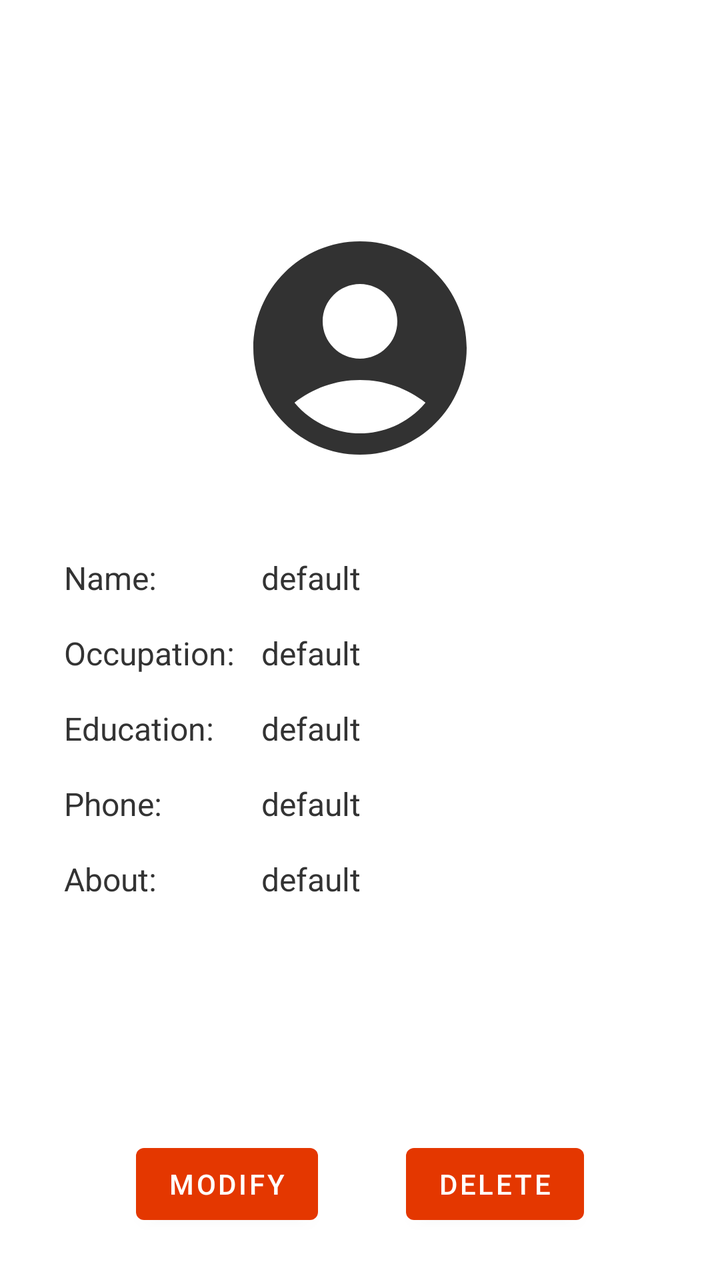
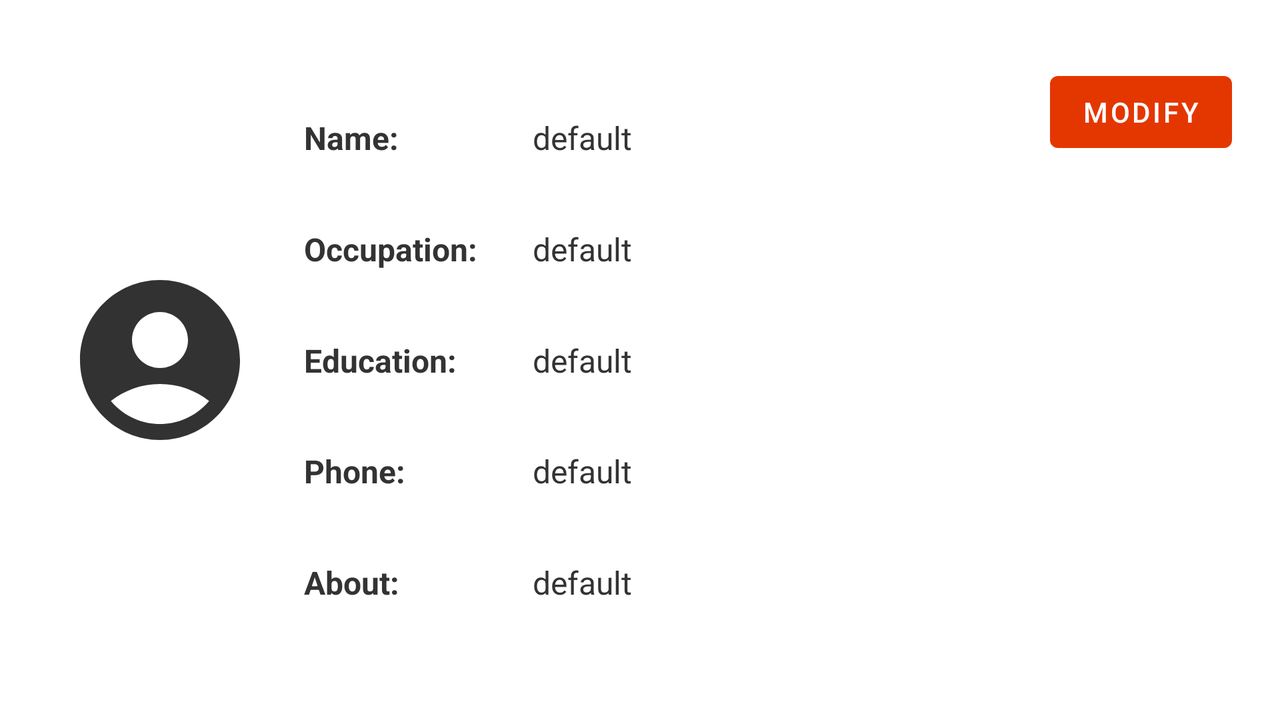

First picture: res/layout/ on a phone held upright. Second picture: the repository's own variant of that layout, on a device whose configuration matches the variant's folder. Source for both follows.
<!-- AndroidManifest.xml: application theme Theme.CrudProject -->
<!-- res/layout/fragment_user_info.xml -->
<?xml version="1.0" encoding="utf-8"?>
<androidx.constraintlayout.widget.ConstraintLayout xmlns:android="http://schemas.android.com/apk/res/android"
    xmlns:app="http://schemas.android.com/apk/res-auto"
    xmlns:tools="http://schemas.android.com/tools"
    android:id="@+id/userinfo_root_layout"
    android:layout_width="match_parent"
    android:layout_height="match_parent"
    android:background="@color/white"
    tools:context=".ui.UserInfoFragment">

    <Button
        android:id="@+id/userinfo_edit_button"
        android:layout_width="wrap_content"
        android:layout_height="wrap_content"
        android:layout_marginStart="24dp"
        android:layout_marginBottom="24dp"
        android:text="@string/modify"
        app:icon="@drawable/ic_baseline_edit_24"
        app:layout_constraintBottom_toBottomOf="parent"
        app:layout_constraintEnd_toStartOf="@+id/userinfo_delete_button"
        app:layout_constraintStart_toStartOf="parent" />

    <Button
        android:id="@+id/userinfo_delete_button"
        android:layout_width="wrap_content"
        android:layout_height="wrap_content"
        android:layout_marginEnd="24dp"
        android:layout_marginBottom="24dp"
        android:text="@string/delete"
        app:icon="@drawable/ic_baseline_delete_forever_24"
        app:layout_constraintBottom_toBottomOf="parent"
        app:layout_constraintEnd_toEndOf="parent"
        app:layout_constraintStart_toEndOf="@+id/userinfo_edit_button" />

    <androidx.constraintlayout.widget.ConstraintLayout
        android:id="@+id/userinfo_content"
        android:layout_width="0dp"
        android:layout_height="wrap_content"
        android:padding="32dp"
        app:layout_constraintBottom_toTopOf="@+id/userinfo_edit_button"
        app:layout_constraintEnd_toEndOf="parent"
        app:layout_constraintStart_toStartOf="parent"
        app:layout_constraintTop_toTopOf="parent">

        <ImageView
            android:id="@+id/imageView3"
            android:layout_width="128dp"
            android:layout_height="128dp"
            android:src="@drawable/ic_baseline_account_circle_24"
            app:layout_constraintEnd_toEndOf="parent"
            app:layout_constraintStart_toStartOf="parent"
            app:layout_constraintTop_toTopOf="parent" />


        <LinearLayout
            android:id="@+id/userinfo_name_layout"
            android:layout_width="0dp"
            android:layout_height="wrap_content"
            android:layout_marginTop="32dp"
            android:orientation="horizontal"
            android:paddingTop="8dp"
            android:paddingBottom="8dp"
            android:weightSum="3"
            app:layout_constraintEnd_toEndOf="parent"
            app:layout_constraintStart_toStartOf="parent"
            app:layout_constraintTop_toBottomOf="@+id/imageView3">

            <TextView
                android:id="@+id/userinfo_name_label"
                android:layout_width="0dp"
                android:layout_height="wrap_content"
                android:layout_weight="1"
                android:text="@string/name"
                android:textAppearance="@style/TextNormal_16pt" />

            <TextView
                android:id="@+id/userinfo_name_textview"
                android:layout_width="0dp"
                android:layout_height="wrap_content"
                android:layout_weight="2"
                android:text="@string/default_field"
                android:textAppearance="@style/TextNormal_16pt" />
        </LinearLayout>

        <LinearLayout
            android:id="@+id/userinfo_occupation_layout"
            android:layout_width="0dp"
            android:layout_height="wrap_content"
            android:orientation="horizontal"
            android:paddingTop="8dp"
            android:paddingBottom="8dp"
            android:weightSum="3"
            app:layout_constraintEnd_toEndOf="parent"
            app:layout_constraintStart_toStartOf="parent"
            app:layout_constraintTop_toBottomOf="@+id/userinfo_name_layout">

            <TextView
                android:id="@+id/userinfo_occupation_label"
                android:layout_width="0dp"
                android:layout_height="wrap_content"
                android:layout_weight="1"
                android:text="@string/occupation"
                android:textAppearance="@style/TextNormal_16pt" />

            <TextView
                android:id="@+id/userinfo_occupation_textview"
                android:layout_width="0dp"
                android:layout_height="wrap_content"
                android:layout_weight="2"
                android:text="@string/default_field"
                android:textAppearance="@style/TextNormal_16pt" />
        </LinearLayout>

        <LinearLayout
            android:id="@+id/userinfo_education_layout"
            android:layout_width="0dp"
            android:layout_height="wrap_content"
            android:orientation="horizontal"
            android:paddingTop="8dp"
            android:paddingBottom="8dp"
            android:weightSum="3"
            app:layout_constraintEnd_toEndOf="parent"
            app:layout_constraintStart_toStartOf="parent"
            app:layout_constraintTop_toBottomOf="@id/userinfo_occupation_layout">

            <TextView
                android:id="@+id/userinfo_education_label"
                android:layout_width="0dp"
                android:layout_height="wrap_content"
                android:layout_weight="1"
                android:text="@string/education"
                android:textAppearance="@style/TextNormal_16pt" />

            <TextView
                android:id="@+id/userinfo_education_textview"
                android:layout_width="0dp"
                android:layout_height="wrap_content"
                android:layout_weight="2"
                android:text="@string/default_field"
                android:textAppearance="@style/TextNormal_16pt" />
        </LinearLayout>

        <LinearLayout
            android:id="@+id/userinfo_phone_layout"
            android:layout_width="0dp"
            android:layout_height="wrap_content"
            android:orientation="horizontal"
            android:paddingTop="8dp"
            android:paddingBottom="8dp"
            android:weightSum="3"
            app:layout_constraintEnd_toEndOf="parent"
            app:layout_constraintStart_toStartOf="parent"
            app:layout_constraintTop_toBottomOf="@id/userinfo_education_layout">

            <TextView
                android:id="@+id/userinfo_phone_label"
                android:layout_width="0dp"
                android:layout_height="wrap_content"
                android:layout_weight="1"
                android:text="@string/phone"
                android:textAppearance="@style/TextNormal_16pt" />

            <TextView
                android:id="@+id/userinfo_phone_textview"
                android:layout_width="0dp"
                android:layout_height="wrap_content"
                android:layout_weight="2"
                android:text="@string/default_field"
                android:textAppearance="@style/TextNormal_16pt" />
        </LinearLayout>

        <LinearLayout
            android:id="@+id/userinfo_about_layout"
            android:layout_width="0dp"
            android:layout_height="wrap_content"
            android:orientation="horizontal"
            android:paddingTop="8dp"
            android:paddingBottom="8dp"
            android:weightSum="3"
            app:layout_constraintEnd_toEndOf="parent"
            app:layout_constraintStart_toStartOf="parent"
            app:layout_constraintTop_toBottomOf="@id/userinfo_phone_layout">

            <TextView
                android:id="@+id/userinfo_about_label"
                android:layout_width="0dp"
                android:layout_height="wrap_content"
                android:layout_weight="1"
                android:text="@string/about"
                android:textAppearance="@style/TextNormal_16pt" />

            <TextView
                android:id="@+id/userinfo_about_textview"
                android:layout_width="0dp"
                android:layout_height="wrap_content"
                android:layout_weight="2"
                android:text="@string/default_field"
                android:textAppearance="@style/TextNormal_16pt" />
        </LinearLayout>

    </androidx.constraintlayout.widget.ConstraintLayout>
</androidx.constraintlayout.widget.ConstraintLayout>
<!-- resources referenced by this layout -->
<resources>
  <color name="white">#FFFFFFFF</color>
  <!-- drawable ic_baseline_account_circle_24 (drawable) -->
  <vector android:height="48dp" android:tint="#323232"
      android:viewportHeight="24" android:viewportWidth="24"
      android:width="48dp" xmlns:android="http://schemas.android.com/apk/res/android">
      <path android:fillColor="@android:color/white" android:pathData="M12,2C6.48,2 2,6.48 2,12s4.48,10 10,10s10,-4.48 10,-10S17.52,2 12,2zM12,6c1.93,0 3.5,1.57 3.5,3.5S13.93,13 12,13s-3.5,-1.57 -3.5,-3.5S10.07,6 12,6zM12,20c-2.03,0 -4.43,-0.82 -6.14,-2.88C7.55,15.8 9.68,15 12,15s4.45,0.8 6.14,2.12C16.43,19.18 14.03,20 12,20z"/>
  </vector>
  <string name="about">About:</string>
  <string name="default_field">default</string>
  <string name="delete">Delete</string>
  <string name="education">Education:</string>
  <string name="modify">Modify</string>
  <string name="name">Name:</string>
  <string name="occupation">Occupation:</string>
  <string name="phone">Phone:</string>
  <style name="TextNormal_16pt" parent="TextAppearance.AppCompat">
          <item name="android:textColor">@color/dark_grey</item>
          <item name="android:textSize">16sp</item>
  
      </style>
  <style name="Theme.CrudProject" parent="Theme.MaterialComponents.DayNight.DarkActionBar">
          
          <item name="colorPrimary">@color/red</item>
          <item name="colorPrimaryVariant">@color/dark_red</item>
          <item name="colorOnPrimary">@color/white</item>
          
          <item name="colorSecondary">@color/red</item>
          <item name="colorSecondaryVariant">@color/dark_red</item>
          <item name="colorOnSecondary">@color/white</item>
          
          <item name="android:statusBarColor" tools:targetApi="l">?attr/colorPrimaryVariant</item>
          
          <item name="colorContainer">@color/white</item>
          <item name="android:navigationBarColor">?attr/colorPrimaryVariant</item>
      </style>
  <color name="dark_grey">#FF333333</color>
  <color name="red">#FFE43700</color>
  <color name="dark_red">#FFD43700</color>
</resources>
<!-- res/layout-land/fragment_user_info.xml (the repository's variant of the layout above) -->
<!-- drawn on the phone turned sideways -->
<?xml version="1.0" encoding="utf-8"?>
<androidx.constraintlayout.widget.ConstraintLayout xmlns:android="http://schemas.android.com/apk/res/android"
    xmlns:app="http://schemas.android.com/apk/res-auto"
    xmlns:tools="http://schemas.android.com/tools"
    android:id="@+id/userinfo_root_layout"
    android:layout_width="match_parent"
    android:layout_height="match_parent"
    android:background="@color/white"
    tools:context=".ui.UserInfoFragment">

    <Button
        android:id="@+id/userinfo_edit_button"
        android:layout_width="wrap_content"
        android:layout_height="wrap_content"
        android:layout_marginTop="32dp"
        android:layout_marginEnd="24dp"
        android:text="@string/modify"
        app:icon="@drawable/ic_baseline_edit_24"
        app:layout_constraintEnd_toEndOf="parent"
        app:layout_constraintTop_toTopOf="parent" />

    <Button
        android:id="@+id/userinfo_delete_button"
        android:layout_width="wrap_content"
        android:layout_height="wrap_content"
        android:layout_marginTop="24dp"
        android:layout_marginEnd="24dp"
        android:layout_marginBottom="259dp"
        android:text="@string/delete"
        app:icon="@drawable/ic_baseline_delete_forever_24"
        app:layout_constraintBottom_toBottomOf="parent"
        app:layout_constraintEnd_toEndOf="parent"
        app:layout_constraintTop_toBottomOf="@+id/userinfo_edit_button" />

    <androidx.constraintlayout.widget.ConstraintLayout
        android:id="@+id/userinfo_content"
        android:layout_width="0dp"
        android:layout_height="0dp"
        android:padding="32dp"
        app:layout_constraintBottom_toBottomOf="parent"
        app:layout_constraintEnd_toStartOf="@+id/userinfo_delete_button"
        app:layout_constraintStart_toStartOf="parent"
        app:layout_constraintTop_toTopOf="parent">

        <ImageView
            android:id="@+id/imageView3"
            android:layout_width="96dp"
            android:layout_height="96dp"
            android:src="@drawable/ic_baseline_account_circle_24"
            app:layout_constraintBottom_toBottomOf="parent"
            app:layout_constraintStart_toStartOf="parent"
            app:layout_constraintTop_toTopOf="parent" />


        <LinearLayout
            android:id="@+id/userinfo_name_layout"
            android:layout_width="0dp"
            android:layout_height="wrap_content"
            android:layout_marginStart="24dp"
            android:orientation="horizontal"
            android:paddingTop="8dp"
            android:paddingBottom="8dp"
            android:weightSum="3"
            app:layout_constraintBottom_toTopOf="@+id/userinfo_occupation_layout"
            app:layout_constraintEnd_toEndOf="parent"
            app:layout_constraintStart_toEndOf="@+id/imageView3"
            app:layout_constraintTop_toTopOf="parent">

            <TextView
                android:id="@+id/userinfo_name_label"
                android:layout_width="0dp"
                android:layout_height="wrap_content"
                android:layout_weight="1"
                android:text="@string/name"
                android:textAppearance="@style/TextBold_16pt" />

            <TextView
                android:id="@+id/userinfo_name_textview"
                android:layout_width="0dp"
                android:layout_height="wrap_content"
                android:layout_weight="2"
                android:text="@string/default_field"
                android:textAppearance="@style/TextNormal_16pt" />
        </LinearLayout>

        <LinearLayout
            android:id="@+id/userinfo_occupation_layout"
            android:layout_width="0dp"
            android:layout_height="wrap_content"
            android:layout_marginStart="24dp"
            android:orientation="horizontal"
            android:paddingTop="8dp"
            android:paddingBottom="8dp"
            android:weightSum="3"
            app:layout_constraintBottom_toTopOf="@+id/userinfo_education_layout"
            app:layout_constraintEnd_toEndOf="parent"
            app:layout_constraintStart_toEndOf="@+id/imageView3"
            app:layout_constraintTop_toBottomOf="@+id/userinfo_name_layout">

            <TextView
                android:id="@+id/userinfo_occupation_label"
                android:layout_width="0dp"
                android:layout_height="wrap_content"
                android:layout_weight="1"
                android:text="@string/occupation"
                android:textAppearance="@style/TextBold_16pt" />

            <TextView
                android:id="@+id/userinfo_occupation_textview"
                android:layout_width="0dp"
                android:layout_height="wrap_content"
                android:layout_weight="2"
                android:text="@string/default_field"
                android:textAppearance="@style/TextNormal_16pt" />
        </LinearLayout>

        <LinearLayout
            android:id="@+id/userinfo_education_layout"
            android:layout_width="0dp"
            android:layout_height="wrap_content"
            android:layout_marginStart="24dp"
            android:orientation="horizontal"
            android:paddingTop="8dp"
            android:paddingBottom="8dp"
            android:weightSum="3"
            app:layout_constraintBottom_toTopOf="@+id/userinfo_phone_layout"
            app:layout_constraintEnd_toEndOf="parent"
            app:layout_constraintStart_toEndOf="@+id/imageView3"
            app:layout_constraintTop_toBottomOf="@id/userinfo_occupation_layout">

            <TextView
                android:id="@+id/userinfo_education_label"
                android:layout_width="0dp"
                android:layout_height="wrap_content"
                android:layout_weight="1"
                android:text="@string/education"
                android:textAppearance="@style/TextBold_16pt" />

            <TextView
                android:id="@+id/userinfo_education_textview"
                android:layout_width="0dp"
                android:layout_height="wrap_content"
                android:layout_weight="2"
                android:text="@string/default_field"
                android:textAppearance="@style/TextNormal_16pt" />
        </LinearLayout>

        <LinearLayout
            android:id="@+id/userinfo_phone_layout"
            android:layout_width="0dp"
            android:layout_height="wrap_content"
            android:layout_marginStart="24dp"
            android:orientation="horizontal"
            android:paddingTop="8dp"
            android:paddingBottom="8dp"
            android:weightSum="3"
            app:layout_constraintBottom_toTopOf="@+id/userinfo_about_layout"
            app:layout_constraintEnd_toEndOf="parent"
            app:layout_constraintStart_toEndOf="@+id/imageView3"
            app:layout_constraintTop_toBottomOf="@id/userinfo_education_layout">

            <TextView
                android:id="@+id/userinfo_phone_label"
                android:layout_width="0dp"
                android:layout_height="wrap_content"
                android:layout_weight="1"
                android:text="@string/phone"
                android:textAppearance="@style/TextBold_16pt" />

            <TextView
                android:id="@+id/userinfo_phone_textview"
                android:layout_width="0dp"
                android:layout_height="wrap_content"
                android:layout_weight="2"
                android:text="@string/default_field"
                android:textAppearance="@style/TextNormal_16pt" />
        </LinearLayout>

        <LinearLayout
            android:id="@+id/userinfo_about_layout"
            android:layout_width="0dp"
            android:layout_height="wrap_content"
            android:layout_marginStart="24dp"
            android:orientation="horizontal"
            android:paddingTop="8dp"
            android:paddingBottom="8dp"
            android:weightSum="3"
            app:layout_constraintBottom_toBottomOf="parent"
            app:layout_constraintEnd_toEndOf="parent"
            app:layout_constraintStart_toEndOf="@+id/imageView3"
            app:layout_constraintTop_toBottomOf="@id/userinfo_phone_layout">

            <TextView
                android:id="@+id/userinfo_about_label"
                android:layout_width="0dp"
                android:layout_height="wrap_content"
                android:layout_weight="1"
                android:text="@string/about"
                android:textAppearance="@style/TextBold_16pt" />

            <TextView
                android:id="@+id/userinfo_about_textview"
                android:layout_width="0dp"
                android:layout_height="wrap_content"
                android:layout_weight="2"
                android:text="@string/default_field"
                android:textAppearance="@style/TextNormal_16pt" />
        </LinearLayout>

    </androidx.constraintlayout.widget.ConstraintLayout>
</androidx.constraintlayout.widget.ConstraintLayout>
<!-- resources referenced by the variant -->
<!-- as the phone turned sideways resolves them -->
<resources>
  <color name="white">#FFFFFFFF</color>
  <!-- drawable ic_baseline_account_circle_24 (drawable) -->
  <vector android:height="48dp" android:tint="#323232"
      android:viewportHeight="24" android:viewportWidth="24"
      android:width="48dp" xmlns:android="http://schemas.android.com/apk/res/android">
      <path android:fillColor="@android:color/white" android:pathData="M12,2C6.48,2 2,6.48 2,12s4.48,10 10,10s10,-4.48 10,-10S17.52,2 12,2zM12,6c1.93,0 3.5,1.57 3.5,3.5S13.93,13 12,13s-3.5,-1.57 -3.5,-3.5S10.07,6 12,6zM12,20c-2.03,0 -4.43,-0.82 -6.14,-2.88C7.55,15.8 9.68,15 12,15s4.45,0.8 6.14,2.12C16.43,19.18 14.03,20 12,20z"/>
  </vector>
  <string name="about">About:</string>
  <string name="default_field">default</string>
  <string name="delete">Delete</string>
  <string name="education">Education:</string>
  <string name="modify">Modify</string>
  <string name="name">Name:</string>
  <string name="occupation">Occupation:</string>
  <string name="phone">Phone:</string>
  <style name="TextBold_16pt" parent="TextAppearance.AppCompat">
          <item name="android:textColor">@color/dark_grey</item>
          <item name="android:textSize">16sp</item>
          <item name="android:textStyle">bold</item>
      </style>
  <style name="TextNormal_16pt" parent="TextAppearance.AppCompat">
          <item name="android:textColor">@color/dark_grey</item>
          <item name="android:textSize">16sp</item>
  
      </style>
  <style name="Theme.CrudProject" parent="Theme.MaterialComponents.DayNight.DarkActionBar">
          
          <item name="colorPrimary">@color/red</item>
          <item name="colorPrimaryVariant">@color/dark_red</item>
          <item name="colorOnPrimary">@color/white</item>
          
          <item name="colorSecondary">@color/red</item>
          <item name="colorSecondaryVariant">@color/dark_red</item>
          <item name="colorOnSecondary">@color/white</item>
          
          <item name="android:statusBarColor" tools:targetApi="l">?attr/colorPrimaryVariant</item>
          
          <item name="colorContainer">@color/white</item>
          <item name="android:navigationBarColor">?attr/colorPrimaryVariant</item>
      </style>
  <color name="dark_grey">#FF333333</color>
  <color name="red">#FFE43700</color>
  <color name="dark_red">#FFD43700</color>
</resources>
